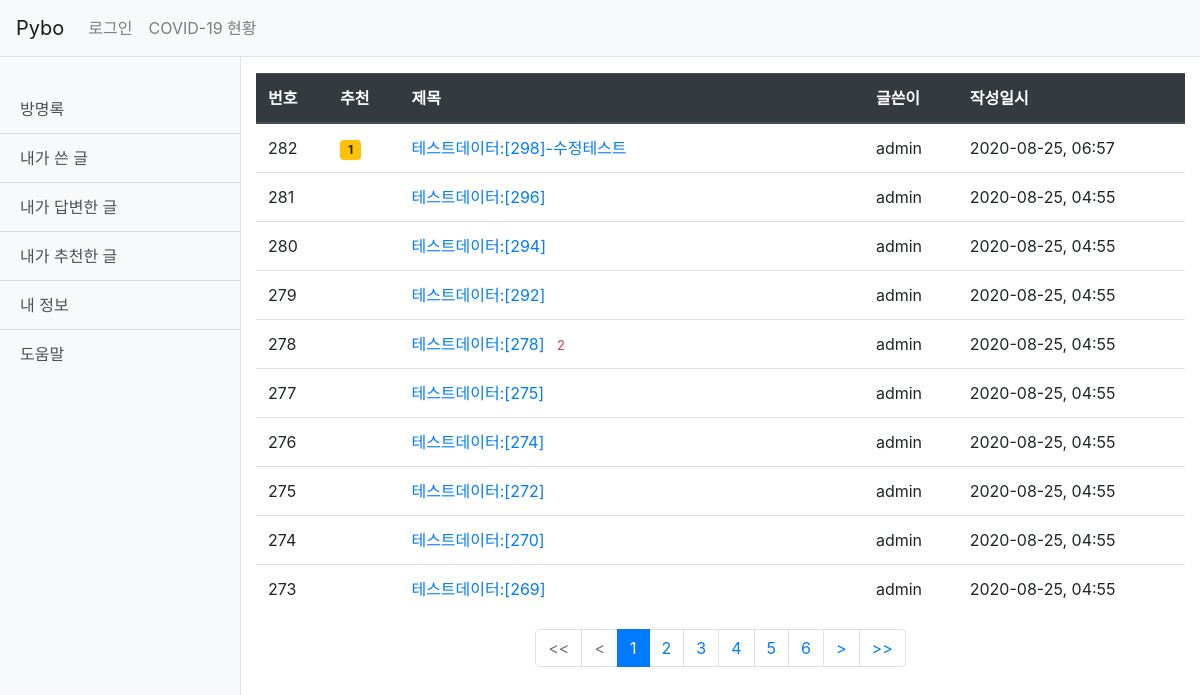
The page /pybo/person/list/1/ on the database its author committed.
### pybo/models.py (models this page shows, shortened)
class Question(models.Model):
    subject = models.CharField(max_length=200)
    content = models.TextField()
    create_date = models.DateTimeField()
    modify_date = models.DateTimeField(null=True, blank=True)
    author = models.ForeignKey(User, on_delete=models.CASCADE)
    voter = models.ManyToManyField(User, related_name='voter_question')

### pybo/views/person_views.py (the view)
# urls.py: path('person/list/<int:user_id>/',person_views.person_list,name='person_list'),
def person_list(request,user_id):
    page = request.GET.get('page', '1')
    question = Question.objects.filter(author=user_id).order_by('-create_date')
    paginator = Paginator(question, 10)
    page_obj = paginator.get_page(page)
    context = {"question_list": page_obj, 'page': page}
    return render(request, 'person/list.html', context)

### pybo/templatetags/pybo_filter.py (called while the page is built)
@register.filter
def sub(value, arg):
    return value-arg

@register.filter
def datetime(time):
    return time.strftime('%Y-%m-%d, %H:%M')

### templates/person/list.html (shortened to what this page needs)
{% extends 'base.html' %}
{% load pybo_filter %}
{% block content %}
<div class="container my-3">
    <table class="table">
        <thead class="thead-dark">
            <tr>
                <th scope="col">번호</th>
                <th scope="col">추천</th>
                <th scope="col" style="width:50%">제목</th>
                <th scope="col">글쓴이</th>
                <th scope="col">작성일시</th>
            </tr>
        </thead>
        <tbody>
            {% if question_list %}
            {% for question in question_list %}
                <tr>
                    <td>{{ question_list.paginator.count|sub:question_list.start_index|sub:forloop.counter0|add:1 }}</td>
                    <td>
                        {% if question.voter.all.count > 0 %}
                        <span class="badge badge-warning px-2 py-1">{{ question.voter.all.count }}</span>
                        {% endif %}
                    </td>
                    <td>
                        <a href="{% url 'pybo:person_detail' question.id %}">{{ question.subject }}</a>
                        {% if question.answer_set.count > 0 %}
                            <span class="text-danger small ml-2">{{ question.answer_set.count }}</span>
                        {% endif %}
                    </td>
                    <td>{{ question.author.username }}</td>
                    {% if question.modify_date != null %}
                        <td>{{ question.modify_date|datetime }}</td>
                    {% else %}
                        <td>{{ question.create_date|datetime }}</td>
                    {% endif %}
                </tr>
            {% endfor %}
            {% else %}
                <tr>
                    <td colspan="3">질문이 없습니다.</td>
                </tr>
            {% endif %}
        </tbody>
    </table>
    <ul class="pagination justify-content-center">
        {% if question_list.has_previous %}
        <li class="page-item">
            <a class="page-link" data-page="{{ 1 }}" href="#"> << </a>
        </li>
        <li class="page-item">
            <a class="page-link" data-page="{{ question_list.previous_page_number }}" href="#"> < </a>
        </li>
        {% else %}
         <li class="page-item disabled">
            <a class="page-link"> << </a>
        </li>
        <li class="page-item disabled">
            <a class="page-link" tabindex="-1" aria-disabled="true" href="#"> < </a>
        </li>
        {% endif %}
        {% for page_number in question_list.paginator.page_range %}
            {% if page_number >= question_list.number|add:-5 and page_number <= question_list.number|add:5 %}
            {% if page_number == question_list.number %}
            <li class="page-item active" aria-current="page">
                <a class="page-link" data-page="{{ page_number }}" href="#">{{ page_number }}</a>
            </li>
            {% else %}
            <li class="page-item">
                <a class="page-link" data-page="{{ page_number }}"href="#" >{{ page_number }}</a>
            </li>
            {% endif %}
            {% endif %}
        {% endfor %}
        {% if question_list.has_next %}
        <li class="page-item">
            <a class="page-link" data-page="{{ question_list.next_page_number }}" href="#"> > </a>
        </li>
        <li class="page-item">
            <a class="page-link" data-page="{{ question_list.paginator.count }}" href="#" > >> </a>
        </li>
        {% endif %}
    </ul>
</div>
{% endblock %}

### rows shown on the page
Question: paginator.count|sub "282", voter.all.count "1", subject "테스트데이터:[298]-수정테스트", author.username "admin", modify_date "2020-08-25, 06:57"
Question: paginator.count|sub "281", subject "테스트데이터:[296]", author.username "admin", create_date "2020-08-25, 04:55"
Question: paginator.count|sub "280", subject "테스트데이터:[294]", author.username "admin", create_date "2020-08-25, 04:55"
Question: paginator.count|sub "279", subject "테스트데이터:[292]", author.username "admin", create_date "2020-08-25, 04:55"
Question: paginator.count|sub "278", subject "테스트데이터:[278]", answer_set.count "2", author.username "admin", create_date "2020-08-25, 04:55"
Question: paginator.count|sub "277", subject "테스트데이터:[275]", author.username "admin", create_date "2020-08-25, 04:55"
Question: paginator.count|sub "276", subject "테스트데이터:[274]", author.username "admin", create_date "2020-08-25, 04:55"
Question: paginator.count|sub "275", subject "테스트데이터:[272]", author.username "admin", create_date "2020-08-25, 04:55"
Question: paginator.count|sub "274", subject "테스트데이터:[270]", author.username "admin", create_date "2020-08-25, 04:55"
Question: paginator.count|sub "273", subject "테스트데이터:[269]", author.username "admin", create_date "2020-08-25, 04:55"

### other values the page prints
{{ page_number }} "1"
{{ page_number }} "2" "3" "4" "5" "6"
